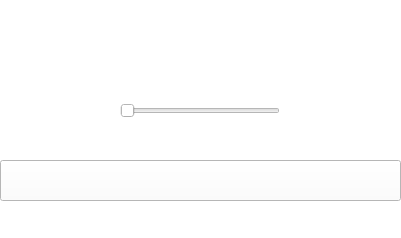
<?xml version="1.0" encoding="UTF-8"?>
<ui version="4.0">
 <class>MainWindow</class>
 <widget class="QMainWindow" name="MainWindow">
  <property name="geometry">
   <rect>
    <x>0</x>
    <y>0</y>
    <width>401</width>
    <height>238</height>
   </rect>
  </property>
  <property name="windowTitle">
   <string>MainWindow</string>
  </property>
  <property name="styleSheet">
   <string notr="true">background-color: rgb(255, 255, 255);</string>
  </property>
  <widget class="QWidget" name="centralwidget">
   <widget class="QSlider" name="Slider">
    <property name="geometry">
     <rect>
      <x>120</x>
      <y>100</y>
      <width>160</width>
      <height>22</height>
     </rect>
    </property>
    <property name="toolTip">
     <string>Desliza el Slider</string>
    </property>
    <property name="statusTip">
     <string>Desliza el Slider</string>
    </property>
    <property name="orientation">
     <enum>Qt::Horizontal</enum>
    </property>
   </widget>
   <widget class="QPushButton" name="Fondo">
    <property name="geometry">
     <rect>
      <x>0</x>
      <y>160</y>
      <width>401</width>
      <height>41</height>
     </rect>
    </property>
    <property name="text">
     <string/>
    </property>
   </widget>
   <widget class="QLabel" name="label">
    <property name="geometry">
     <rect>
      <x>0</x>
      <y>-10</y>
      <width>401</width>
      <height>71</height>
     </rect>
    </property>
    <property name="text">
     <string/>
    </property>
    <property name="pixmap">
     <pixmap resource="recursos_proyecto.qrc">:/LOGOS/Imagenes/uat.png</pixmap>
    </property>
    <property name="scaledContents">
     <bool>true</bool>
    </property>
   </widget>
   <widget class="QLabel" name="label_2">
    <property name="geometry">
     <rect>
      <x>330</x>
      <y>80</y>
      <width>61</width>
      <height>71</height>
     </rect>
    </property>
    <property name="text">
     <string/>
    </property>
    <property name="pixmap">
     <pixmap resource="recursos_proyecto.qrc">:/LOGOS/Imagenes/pngegg.png</pixmap>
    </property>
    <property name="scaledContents">
     <bool>true</bool>
    </property>
   </widget>
  </widget>
  <widget class="QStatusBar" name="statusbar"/>
 </widget>
 <resources>
  <include location="recursos_proyecto.qrc"/>
 </resources>
 <connections/>
</ui>
